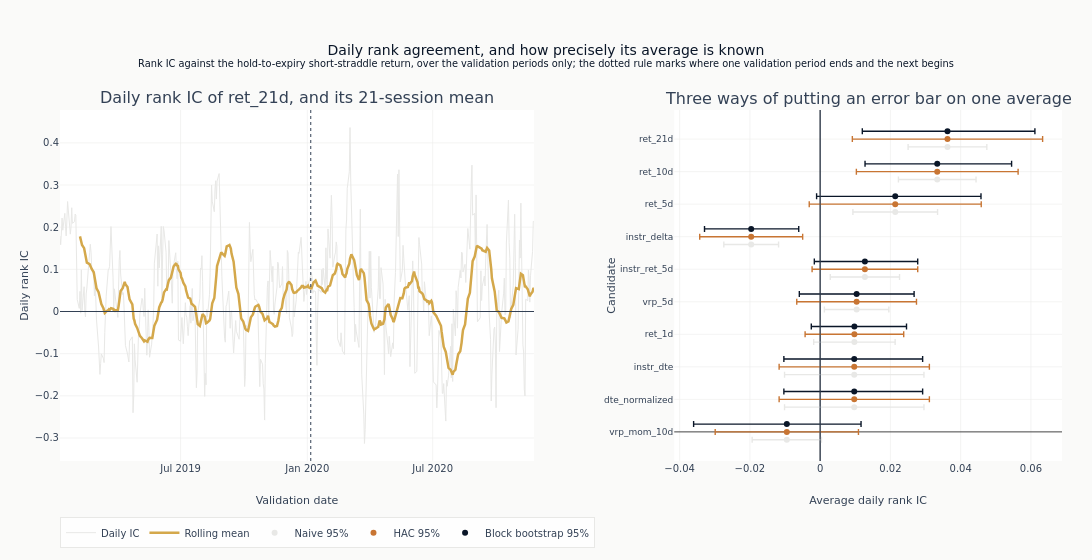

Here is the notebook cell this chart was saved with:
### Markdown cell above
The right panel takes the same candidates in order of average agreement and draws all
three intervals for each. Drawn on one row per candidate they would sit on top of each
other and the widest would hide the rest, so each is offset vertically: the difference
between the three is what the panel is for.

### Code cell
interval_order = list(reversed(leading_features))
BAND_OFFSET = 0.24
for rank, (band, color, label) in enumerate(
    [
        ("naive", COLORS["silver_muted"], "Naive 95%"),
        ("hac", COLORS["copper"], "HAC 95%"),
        ("boot", COLORS["blue"], "Block bootstrap 95%"),
    ]
):
    lower = [uncertainty[f][f"ci_{band}_lower"] for f in interval_order]
    upper = [uncertainty[f][f"ci_{band}_upper"] for f in interval_order]
    means = [uncertainty[f]["mean_ic"] for f in interval_order]
    fig.add_trace(
        go.Scatter(
            x=means,
            y=[i + (rank - 1) * BAND_OFFSET for i in range(len(interval_order))],
            mode="markers",
            marker=dict(color=color, size=6),
            error_x=dict(
                type="data",
                symmetric=False,
                array=[u - m for u, m in zip(upper, means, strict=True)],
                arrayminus=[m - lo for m, lo in zip(means, lower, strict=True)],
                color=color,
                thickness=1.4,
                width=3,
            ),
            text=interval_order,
            name=label,
        ),
        row=1,
        col=2,
    )
fig.add_vline(x=0, line=dict(color=COLORS["neutral"], width=1), row=1, col=2)

fig.update_layout(
    template="ml4t",
    height=560,
    width=1150,
    title={
        "text": (
            "Daily rank agreement, and how precisely its average is known"
            "<br><sup>Rank IC against the hold-to-expiry short-straddle return, over the "
            "validation periods only; the dotted rule marks where one validation period "
            "ends and the next begins</sup>"
        )
    },
    margin=dict(l=60, r=30, t=110, b=60),
    legend=dict(orientation="h", y=-0.16, x=0),
)
fig.update_xaxes(title_text="Validation date", row=1, col=1)
fig.update_xaxes(title_text="Average daily rank IC", row=1, col=2)
fig.update_yaxes(title_text="Daily rank IC", row=1, col=1)
fig.update_yaxes(
    title_text="Candidate",
    tickmode="array",
    tickvals=list(range(len(interval_order))),
    ticktext=interval_order,
    tickfont=dict(size=9),
    row=1,
    col=2,
)
show_plotly_with_alt(
    fig,
    "Two panels. On the left, the daily rank IC of ret_21d against the hold-to-expiry "
    "short-straddle return across the validation periods, drawn as a noisy grey daily series "
    "with a 21-session rolling mean over it; the rolling mean oscillates between about -0.15 "
    "and +0.18, crossing zero repeatedly, and a dotted vertical rule marks where one "
    "validation period ends and the next begins. On the right, the average daily rank IC for "
    "each of ten candidates, each with three error bars from a naive, a HAC and a block "
    "bootstrap interval. ret_21d and ret_10d have the largest positive averages at about 0.035 "
    "and 0.033, instr_delta the largest negative at about -0.018, and for every candidate the "
    "naive interval is the narrowest of the three.",
)

### Figure 1 — Plotly figure (JSON) as saved in the notebook; plotly's stock layout.template omitted (floating-point values rounded to 4 significant figures; data arrays with more than 128 entries replaced by an {"elided": "..."} marker saying what was removed)
{"data": [{"line": {"color": "#e8e8e6", "width": 1}, "mode": "lines", "name": "Daily IC", "type": "scatter", "x": {"elided": "478 str values"}, "xaxis": "x", "y": {"elided": "478 float values"}, "yaxis": "y"}, {"line": {"color": "#D4A84B", "width": 2.5}, "mode": "lines", "name": "Rolling mean", "type": "scatter", "x": {"elided": "478 str values"}, "xaxis": "x", "y": {"elided": "478 float values"}, "yaxis": "y"}, {"error_x": {"array": [0.009868, 0.01984, 0.01984, 0.01159, 0.009174, 0.009859, 0.007792, 0.01205, 0.01105, 0.01121], "arrayminus": [0.009868, 0.01984, 0.01984, 0.01159, 0.009174, 0.009859, 0.007792, 0.01205, 0.01105, 0.01121], "color": "#e8e8e6", "symmetric": false, "thickness": 1.4, "type": "data", "width": 3}, "marker": {"color": "#e8e8e6", "size": 6}, "mode": "markers", "name": "Naive 95%", "text": ["vrp_mom_10d", "dte_normalized", "instr_dte", "ret_1d", "vrp_5d", "instr_ret_5d", "instr_delta", "ret_5d", "ret_10d", "ret_21d"], "type": "scatter", "x": [-0.009488, 0.009707, 0.009707, 0.009753, 0.01038, 0.01274, -0.01963, 0.02137, 0.03333, 0.03625], "xaxis": "x2", "y": [-0.24, 0.76, 1.76, 2.76, 3.76, 4.76, 5.76, 6.76, 7.76, 8.76], "yaxis": "y2"}, {"error_x": {"array": [0.02039, 0.02139, 0.02139, 0.01404, 0.01704, 0.01503, 0.01465, 0.02448, 0.02302, 0.02708], "arrayminus": [0.02039, 0.02139, 0.02139, 0.01404, 0.01704, 0.01503, 0.01465, 0.02448, 0.02302, 0.02708], "color": "#C87533", "symmetric": false, "thickness": 1.4, "type": "data", "width": 3}, "marker": {"color": "#C87533", "size": 6}, "mode": "markers", "name": "HAC 95%", "text": ["vrp_mom_10d", "dte_normalized", "instr_dte", "ret_1d", "vrp_5d", "instr_ret_5d", "instr_delta", "ret_5d", "ret_10d", "ret_21d"], "type": "scatter", "x": [-0.009488, 0.009707, 0.009707, 0.009753, 0.01038, 0.01274, -0.01963, 0.02137, 0.03333, 0.03625], "xaxis": "x2", "y": [0.0, 1.0, 2.0, 3.0, 4.0, 5.0, 6.0, 7.0, 8.0, 9.0], "yaxis": "y2"}, {"error_x": {"array": [0.02113, 0.01947, 0.01947, 0.01483, 0.01636, 0.01503, 0.01353, 0.02441, 0.02117, 0.02489], "arrayminus": [0.02653, 0.02004, 0.02004, 0.01227, 0.01631, 0.0144, 0.01329, 0.02238, 0.02055, 0.02425], "color": "#0a1628", "symmetric": false, "thickness": 1.4, "type": "data", "width": 3}, "marker": {"color": "#0a1628", "size": 6}, "mode": "markers", "name": "Block bootstrap 95%", "text": ["vrp_mom_10d", "dte_normalized", "instr_dte", "ret_1d", "vrp_5d", "instr_ret_5d", "instr_delta", "ret_5d", "ret_10d", "ret_21d"], "type": "scatter", "x": [-0.009488, 0.009707, 0.009707, 0.009753, 0.01038, 0.01274, -0.01963, 0.02137, 0.03333, 0.03625], "xaxis": "x2", "y": [0.24, 1.24, 2.24, 3.24, 4.24, 5.24, 6.24, 7.24, 8.24, 9.24], "yaxis": "y2"}], "layout": {"annotations": [{"font": {"size": 16}, "showarrow": false, "text": "Daily rank IC of ret_21d, and its 21-session mean", "x": 0.2365, "xanchor": "center", "xref": "paper", "y": 1.0, "yanchor": "bottom", "yref": "paper"}, {"font": {"size": 16}, "showarrow": false, "text": "Three ways of putting an error bar on one average", "x": 0.8065, "xanchor": "center", "xref": "paper", "y": 1.0, "yanchor": "bottom", "yref": "paper"}], "height": 560, "legend": {"orientation": "h", "x": 0, "y": -0.16}, "margin": {"b": 60, "l": 60, "r": 30, "t": 110}, "shapes": [{"line": {"color": "#334155", "width": 1}, "type": "line", "x0": 0, "x1": 1, "xref": "x domain", "y0": 0, "y1": 0, "yref": "y"}, {"line": {"color": "#334155", "dash": "dot", "width": 1}, "type": "line", "x0": "2020-01-06", "x1": "2020-01-06", "xref": "x", "y0": 0, "y1": 1, "yref": "y domain"}, {"line": {"color": "#334155", "width": 1}, "type": "line", "x0": 0, "x1": 0, "xref": "x2", "y0": 0, "y1": 1, "yref": "y2 domain"}], "title": {"text": "Daily rank agreement, and how precisely its average is known<br><sup>Rank IC against the hold-to-expiry short-straddle return, over the validation periods only; the dotted rule marks where one validation period ends and the next begins</sup>"}, "width": 1150, "xaxis": {"anchor": "y", "domain": [0.0, 0.473], "title": {"text": "Validation date"}}, "xaxis2": {"anchor": "y2", "domain": [0.613, 1.0], "title": {"text": "Average daily rank IC"}}, "yaxis": {"anchor": "x", "domain": [0.0, 1.0], "title": {"text": "Daily rank IC"}}, "yaxis2": {"anchor": "x2", "domain": [0.0, 1.0], "tickfont": {"size": 9}, "tickmode": "array", "ticktext": ["vrp_mom_10d", "dte_normalized", "instr_dte", "ret_1d", "vrp_5d", "instr_ret_5d", "instr_delta", "ret_5d", "ret_10d", "ret_21d"], "tickvals": [0, 1, 2, 3, 4, 5, 6, 7, 8, 9], "title": {"text": "Candidate"}}}}
